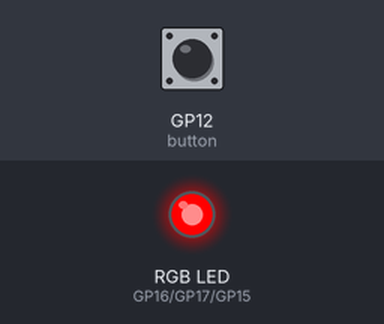
This program was run on a simulated Raspberry Pi Pico running MicroPython. Parts: an RGB LED mixed from three pins (HIGH = lit). The test bench sets the inputs (shaded band); at power-on: GP12 (button) HIGH. Dim RGB values are drawn brighter than linear.

Above: at 1.2 s.
1.3 s: GP12 (button) pulled LOW for 1 s
At 1.6 s:
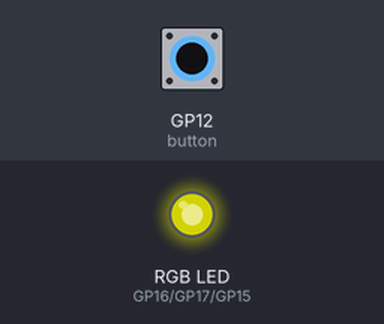
At 3.5 s:
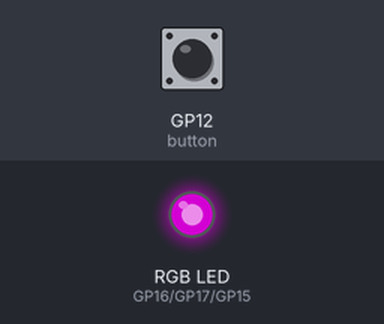
3.8 s: GP12 (button) pulled LOW for 0.15 s
At 5.3 s:
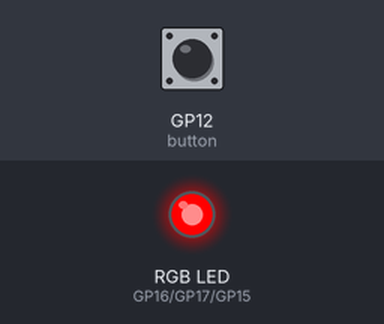
Timing chart, 0 to 6.8 s (numbered marks = the images above; inputs shaded):
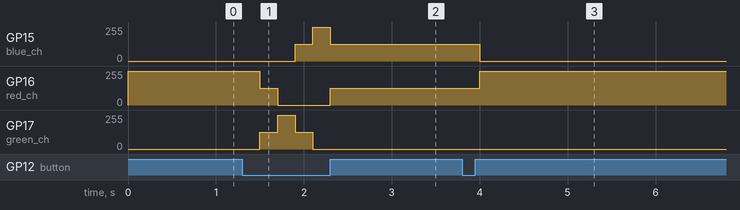

Measured:
- after the input at 1.3 s, GP15 (blue_ch): 0/255 → 127/255 after 0.60 s, → 254/255 0.20 s later, → 127/255 0.20 s later; GP16 (red_ch): 254/255 → 127/255 after 0.20 s, → 0/255 0.20 s later, → 127/255 0.60 s later; GP17 (green_ch): 0/255 → 127/255 after 0.20 s, → 254/255 0.20 s later, → 127/255 0.20 s later, → 0/255 0.20 s later
- after the input at 3.8 s, GP15 (blue_ch): 127/255 → 0/255 after 0.20 s; GP16 (red_ch): 127/255 → 254/255 after 0.20 s

The program:

08_02_RGB.py
```python
from machine import Pin, PWM
from utime import sleep

red_ch = PWM(Pin(16))
green_ch = PWM(Pin(17))
blue_ch = PWM(Pin(15))

button = Pin(12, Pin.IN, Pin.PULL_UP)
colors = [[255, 0, 0], [127, 127, 0],[0, 255, 0], [0, 127, 127], [0, 0, 255], [127, 0, 127]]

def set_color(rgb):
    red_ch.duty_u16(rgb[0] * 256)
    green_ch.duty_u16(rgb[1] * 256)
    blue_ch.duty_u16(rgb[2] * 256)

index = 0
set_color(colors[index])
while True:
    if button.value() == 0:
        index +=1
        if index >= len(colors):
            index = 0
        sleep(0.2)
    set_color(colors[index])
```
